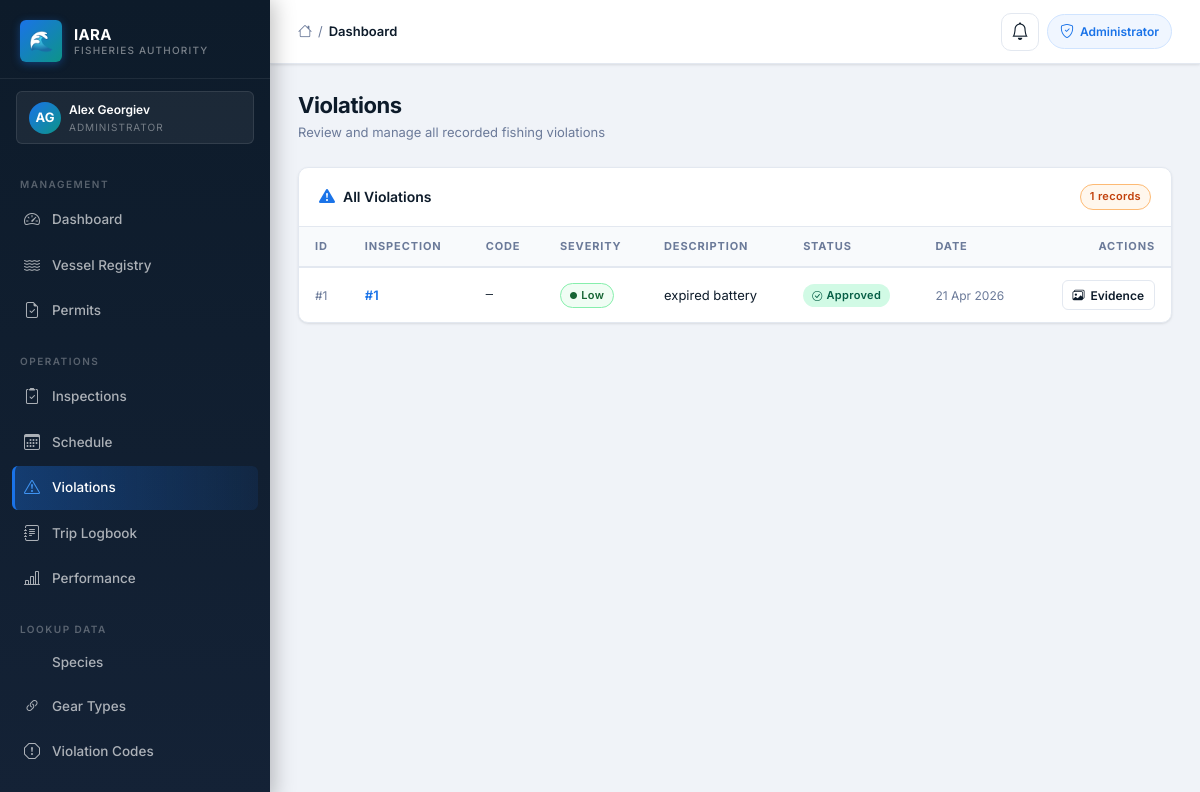
The page /admin/violations (signed in) on the database its author committed.
### iara_app/models.py (models this page shows, shortened)
class User(UserMixin, db.Model):
    __tablename__ = "users"
    id = db.Column(db.Integer, primary_key=True)
    first_name = db.Column(db.String(50), nullable=False)
    last_name = db.Column(db.String(50), nullable=False)
    email = db.Column(db.String(120), unique=True, nullable=False)
    phone = db.Column(db.String(20), nullable=False)
    role = db.Column(db.String(50), nullable=False)
    password_hash = db.Column(db.String(128), nullable=False)
    vessel_registration = db.Column(db.String(50))
    fishing_permit_number = db.Column(db.String(50))
    inspector_id = db.Column(db.Integer, db.ForeignKey("users.id"), nullable=True)
    id_number = db.Column(db.String(50))
    age_category = db.Column(db.String(20))
    created_at = db.Column(db.DateTime, default=datetime.utcnow)
    is_active = db.Column(db.Boolean, default=True)
    reset_token       = db.Column(db.String(100), nullable=True)
    reset_token_expiry = db.Column(db.DateTime, nullable=True)
    failed_logins   = db.Column(db.Integer, default=0)
    locked_until    = db.Column(db.DateTime, nullable=True)
    inspections = db.relationship("Inspection", foreign_keys="Inspection.inspector_id", backref="inspector", lazy=True)
    scheduled_inspections = db.relationship("ScheduledInspection", foreign_keys="ScheduledInspection.inspector_id", backref="assigned_inspector", lazy=True)
    created_scheduled_inspections = db.relationship("ScheduledInspection", foreign_keys="ScheduledInspection.created_by_id", backref="created_by_user", lazy=True)
    audit_logs = db.relationship("AuditLog", foreign_keys="AuditLog.user_id", backref="user", lazy=True)
    alerts = db.relationship("Alert", foreign_keys="Alert.user_id", backref="recipient", lazy=True)

class Violation(db.Model):
    __tablename__ = "violation"
    id = db.Column(db.Integer, primary_key=True)
    inspection_id = db.Column(
        db.Integer,
        db.ForeignKey("inspection.id"),
        nullable=False
    )
    violation_code_id = db.Column(
        db.Integer,
        db.ForeignKey("violation_codes.id")
    )
    severity = db.Column(db.String(20))
    description = db.Column(db.Text)
    created_at = db.Column(db.DateTime, default=datetime.utcnow)
    status = db.Column(db.String(20), default="open")
    resolution_notes = db.Column(db.Text)
    resolved_at = db.Column(db.DateTime)
    evidence = db.relationship("Evidence", backref="violation", lazy=True,
                                cascade="all, delete-orphan")

### iara_app/routes/admin.py (the view)
@bp.route("/violations")
@login_required
@admin_required
def admin_violations():
    violations = Violation.query.order_by(Violation.created_at.desc()).all()
    return render_template("admin/violations.html", violations=violations)

### iara_app/templates/admin/violations.html (shortened to what this page needs)
{% extends "layout/base.html" %}
{% block content %}
<div class="page-header">
    <div class="page-header-left">
        <h1 class="page-title">Violations</h1>
        <p class="page-subtitle">Review and manage all recorded fishing violations</p>
    </div>
</div>
<div class="iara-card">
    <div class="iara-card-header">
        <h2 class="iara-card-title"><i class="bi bi-exclamation-triangle-fill"></i> All Violations</h2>
        <span class="iara-badge badge-sev-high">{{ violations|length }} records</span>
    </div>
    <div class="iara-table-wrapper">
        <table class="iara-table">
            <thead>
                <tr>
                    <th>ID</th>
                    <th>Inspection</th>
                    <th>Code</th>
                    <th>Severity</th>
                    <th>Description</th>
                    <th>Status</th>
                    <th>Date</th>
                    <th style="text-align:right;">Actions</th>
                </tr>
            </thead>
            <tbody>
                {% for v in violations %}
                <tr>
                    <td style="font-size:12px;color:var(--text-secondary);">#{{ v.id }}</td>
                    <td>
                        <a href="{{ url_for('admin.admin_inspection_detail', inspection_id=v.inspection_id) }}"
                            style="color:var(--iara-blue);font-weight:600;font-size:13px;text-decoration:none;">
                            #{{ v.inspection_id }}
                        </a>
                    </td>
                    <td style="font-size:12px;font-family:monospace;">
                        {% if v.violation_code %}
                        <span style="background:#f1f5f9;padding:2px 6px;border-radius:4px;">{{ v.violation_code.code
                            }}</span>
                        {% else %}—{% endif %}
                    </td>
                    <td>
                        {% if v.severity == 'Critical' %}
                        <span class="iara-badge badge-sev-critical"><i class="bi bi-circle-fill"
                                style="font-size:7px;"></i> Critical</span>
                        {% elif v.severity == 'High' %}
                        <span class="iara-badge badge-sev-high"><i class="bi bi-circle-fill" style="font-size:7px;"></i>
                            High</span>
                        {% elif v.severity == 'Medium' %}
                        <span class="iara-badge badge-sev-medium"><i class="bi bi-circle-fill"
                                style="font-size:7px;"></i> Medium</span>
                        {% else %}
                        <span class="iara-badge badge-sev-low"><i class="bi bi-circle-fill" style="font-size:7px;"></i>
                            Low</span>
                        {% endif %}
                    </td>
                    <td style="font-size:13px;max-width:220px;">
                        {{ (v.description or '')[:80] }}{% if (v.description or '')|length > 80 %}…{% endif %}
                    </td>
                    <td>
                        {% if v.status == 'approved' %}
                        <span class="iara-badge badge-status-active"><i class="bi bi-check-circle"></i> Approved</span>
                        {% elif v.status == 'rejected' %}
                        <span class="iara-badge badge-status-expired"><i class="bi bi-x-circle"></i> Rejected</span>
                        {% else %}
                        <span class="iara-badge badge-sev-medium"><i class="bi bi-clock"></i> Open</span>
                        {% endif %}
                    </td>
                    <td style="font-size:12px;color:var(--text-secondary);">
                        {{ v.created_at.strftime('%d %b %Y') if v.created_at else '—' }}
                    </td>
                    <td style="text-align:right;">
                        <div class="d-flex gap-1 justify-content-end">
                            <a href="{{ url_for('admin.admin_view_evidence', violation_id=v.id) }}"
                                class="btn-iara-secondary" style="padding:5px 10px;font-size:12px;height:30px;">
                                <i class="bi bi-images"></i> Evidence
                            </a>
                        </div>
                    </td>
                </tr>
                {% endfor %}
            </tbody>
        </table>
    </div>
</div>
{% endblock %}

### iara_app/templates/layout/base.html (shortened to what this page needs)
<!DOCTYPE html>
<html lang="en">
<head>
  <link href="https://cdn.jsdelivr.net/npm/bootstrap@5.3.2/dist/css/bootstrap.min.css" rel="stylesheet">
  <link rel="stylesheet" href="https://cdn.jsdelivr.net/npm/bootstrap-icons@1.11.3/font/bootstrap-icons.min.css">
  <link rel="stylesheet" href="{{ url_for('static', filename='css/iara_theme.css') }}">
</head>
<body>
  {% if current_user.is_authenticated %}
  <aside class="iara-sidebar">
    <a class="sidebar-brand" href="#">
      <div class="sidebar-brand-icon">🌊</div>
      <div class="sidebar-brand-text">
        <div class="sidebar-brand-name">IARA</div>
        <div class="sidebar-brand-sub">Fisheries Authority</div>
      </div>
    </a>
    <div class="sidebar-role-banner">
      <div class="sidebar-role-avatar">
        {{ current_user.first_name[0]|upper }}{{ current_user.last_name[0]|upper }}
      </div>
      <div>
        <div class="sidebar-role-name">{{ current_user.first_name }} {{ current_user.last_name }}</div>
        <div class="sidebar-role-label">
          {% if current_user.role == "administrator" %}Administrator
          {% elif current_user.role == "inspector" %}Inspector
          {% elif current_user.role == "fisherman" %}Fisherman
          {% else %}Amateur Fisher{% endif %}
        </div>
      </div>
    </div>
    <nav class="sidebar-nav">
      {% if current_user.role == "administrator" %}
      <div class="sidebar-section-label">Management</div>
      <a href="{{ url_for('admin.admin_dashboard') }}"
        class="sidebar-link {% if request.endpoint == 'admin.admin_dashboard' %}active{% endif %}">
        <i class="bi bi-speedometer2"></i> Dashboard
      </a>
      <a href="{{ url_for('admin.vessels') }}"
        class="sidebar-link {% if 'vessel' in request.endpoint %}active{% endif %}">
        <i class="bi bi-water"></i> Vessel Registry
      </a>
      <a href="{{ url_for('admin.permits') }}"
        class="sidebar-link ">
        <i class="bi bi-file-earmark-check"></i> Permits
      </a>
      <div class="sidebar-section-label" style="margin-top:8px;">Operations</div>
      <a href="{{ url_for('admin.admin_inspections') }}"
        class="sidebar-link {% if 'inspection' in request.endpoint and 'schedule' not in request.endpoint %}active{% endif %}">
        <i class="bi bi-clipboard2-check"></i> Inspections
      </a>
      <a href="{{ url_for('admin.schedule_list') }}"
        class="sidebar-link {% if 'schedule' in request.endpoint %}active{% endif %}">
        <i class="bi bi-calendar3"></i> Schedule
      </a>
      <a href="{{ url_for('admin.admin_violations') }}"
        class="sidebar-link {% if 'violation' in request.endpoint %}active{% endif %}">
        <i class="bi bi-exclamation-triangle"></i> Violations
      </a>
      <a href="{{ url_for('trips.trips_list') }}"
        class="sidebar-link {% if 'trips' in request.endpoint %}active{% endif %}">
        <i class="bi bi-journal-text"></i> Trip Logbook
      </a>
      <a href="{{ url_for('admin.admin_inspector_performance') }}"
        class="sidebar-link {% if 'performance' in request.endpoint %}active{% endif %}">
        <i class="bi bi-bar-chart-line"></i> Performance
      </a>
      <div class="sidebar-section-label" style="margin-top:8px;">Lookup Data</div>
      <a href="{{ url_for('lookup.species_list') }}"
        class="sidebar-link {% if 'species' in request.endpoint %}active{% endif %}">
         Species
      </a>
      <a href="{{ url_for('lookup.gear_list') }}"
        class="sidebar-link {% if 'gear' in request.endpoint %}active{% endif %}">
        <i class="bi bi-link-45deg"></i> Gear Types
      </a>
      <a href="{{ url_for('lookup.violation_codes_list') }}"
        class="sidebar-link {% if 'violation_code' in request.endpoint %}active{% endif %}">
        <i class="bi bi-exclamation-octagon"></i> Violation Codes
      </a>
      <div class="sidebar-section-label" style="margin-top:8px;">System</div>
      {% endif %}
    </nav>
  </aside>
  {% endif %}
  <div class="iara-main" {% if not current_user.is_authenticated %}style="margin-left:0;" {% endif %}>
    <header class="iara-topbar">
      <div class="topbar-breadcrumb">
        <i class="bi bi-house" style="color:var(--text-secondary);font-size:14px;"></i>
        <span class="bc-sep">/</span>
        <span class="bc-current">{{ title if title else "Dashboard" }}</span>
      </div>
      <div class="topbar-actions">
        {% if current_user.is_authenticated %}
        <a href="{{ url_for('alerts.notification_center') }}"
           id="notif-bell-btn"
           style="position:relative;display:inline-flex;align-items:center;justify-content:center;width:38px;height:38px;background:var(--surface-card);border:1px solid var(--border-color);border-radius:10px;text-decoration:none;color:var(--text-primary);transition:background .15s;"
           title="Notifications">
          <i class="bi bi-bell" style="font-size:1.1rem;"></i>
        </a>
        {% if current_user.role == "administrator" %}
        <span class="topbar-badge">
          <i class="bi bi-shield-check"></i> Administrator
        </span>
        {% elif current_user.role == "inspector" %}
        <span class="topbar-badge" style="background:#eff6ff;border-color:#bfdbfe;color:#1d4ed8;">
          <i class="bi bi-clipboard2-check"></i> Inspector
        </span>
        {% elif current_user.role == "fisherman" %}
        <span class="topbar-badge" style="background:#f0fdf4;border-color:#bbf7d0;color:#15803d;">
          <i class="bi bi-water"></i> Fisherman
        </span>
        {% else %}
        <span class="topbar-badge" style="background:#fffbeb;border-color:#fde68a;color:#b45309;">
          <i class="bi bi-person"></i> Amateur
        </span>
        {% endif %}
        {% endif %}
      </div>
    </header>
    <main class="iara-content">
      {% block content %}{% endblock %}
    </main>
  </div>
</body>
</html>

### rows shown on the page
User: first_name "A", last_name "G", first_name "Alex", last_name "Georgiev"
Violation: id "1", inspection_id "1", severity "Low", description "expired battery", status "approved" (drawn), created_at "21 Apr 2026"

### other values the page prints
{{ title if title else "Dashboard" }} "Dashboard"
{{ violations|length }} "1"
